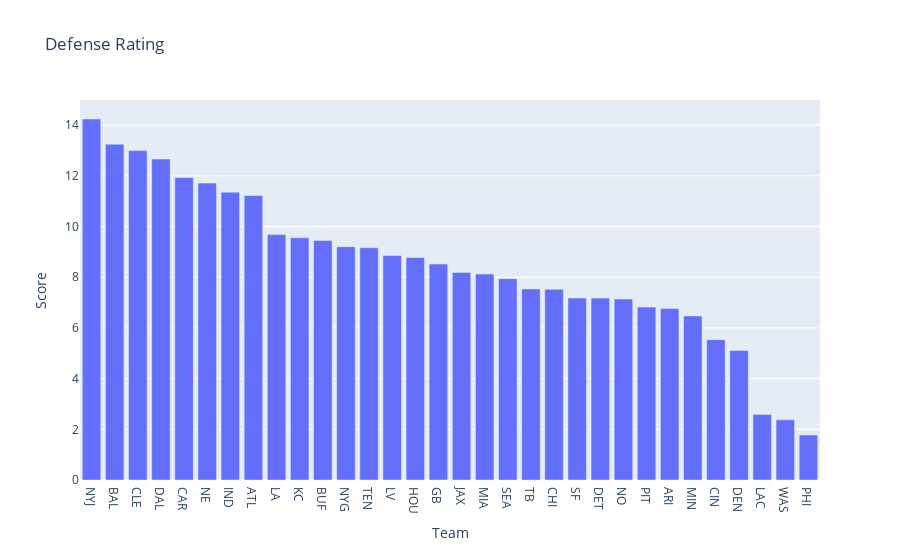

Notebook source saved alongside this figure:
### Code cell
fig = px.bar(df_def.sort_values(by="Score", ascending=False), x="Team", y="Score", title="Defense Rating")

fig.write_html("../interactive-2.0/QB/2023-review/def-rating-for-qb-sos.html")
fig.show()

### Figure 1 — Plotly figure (JSON) as saved in the notebook; plotly's stock layout.template omitted (floating-point values rounded to 4 significant figures)
{"data": [{"alignmentgroup": "True", "hovertemplate": "Team=%{x}<br>Score=%{y}<extra></extra>", "legendgroup": "", "marker": {"color": "#636efa", "pattern": {"shape": ""}}, "name": "", "offsetgroup": "", "orientation": "v", "showlegend": false, "textposition": "auto", "type": "bar", "x": ["NYJ", "BAL", "CLE", "DAL", "CAR", "NE", "IND", "ATL", "LA", "KC", "BUF", "NYG", "TEN", "LV", "HOU", "GB", "JAX", "MIA", "SEA", "TB", "CHI", "SF", "DET", "NO", "PIT", "ARI", "MIN", "CIN", "DEN", "LAC", "WAS", "PHI"], "xaxis": "x", "y": [14.24, 13.25, 12.99, 12.66, 11.93, 11.71, 11.36, 11.22, 9.681, 9.556, 9.446, 9.207, 9.165, 8.858, 8.776, 8.519, 8.188, 8.123, 7.943, 7.539, 7.524, 7.178, 7.176, 7.14, 6.822, 6.763, 6.47, 5.535, 5.111, 2.583, 2.375, 1.775], "yaxis": "y"}], "layout": {"barmode": "relative", "legend": {"tracegroupgap": 0}, "title": {"text": "Defense Rating"}, "xaxis": {"anchor": "y", "domain": [0, 1], "title": {"text": "Team"}}, "yaxis": {"anchor": "x", "domain": [0, 1], "title": {"text": "Score"}}}}
